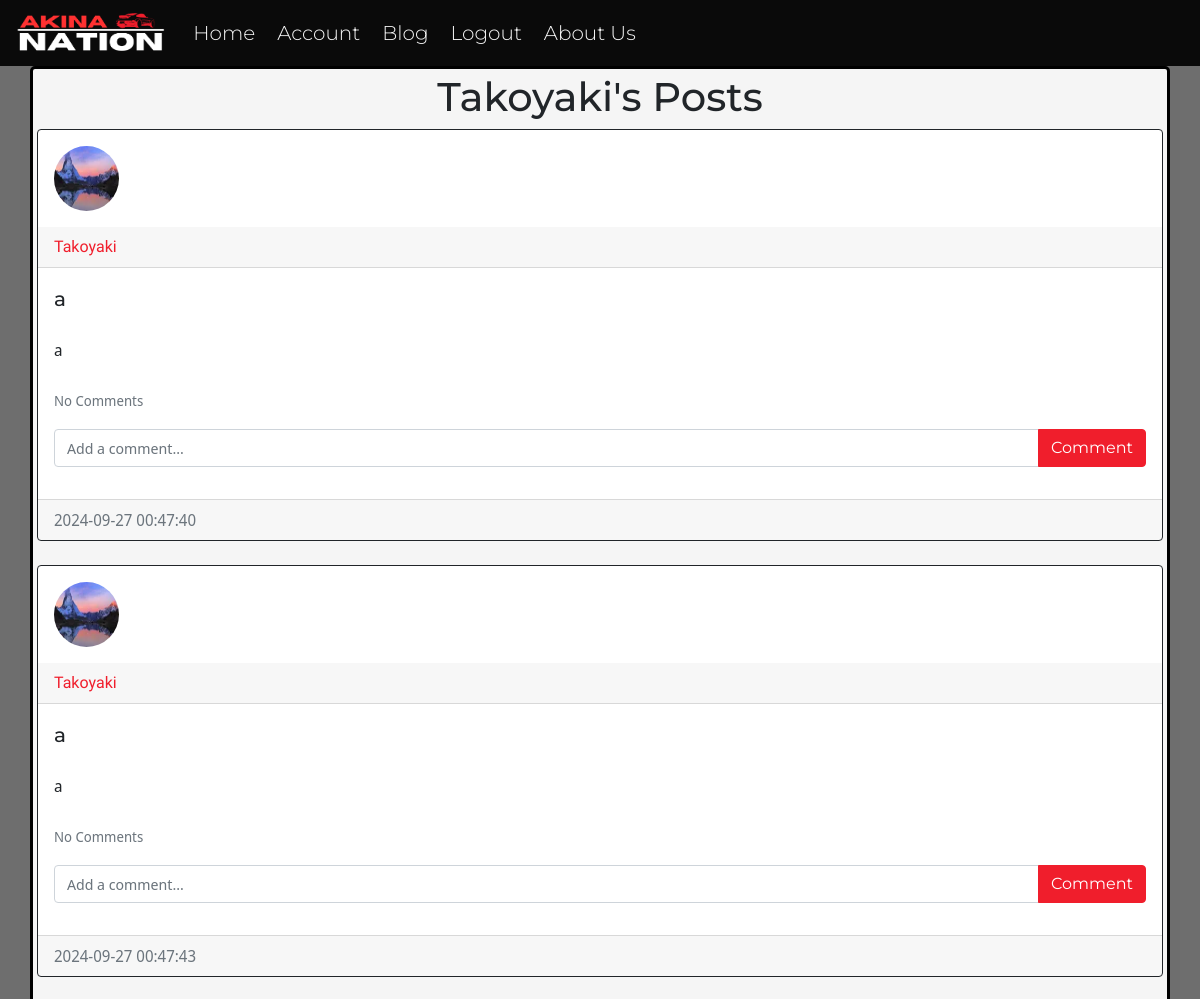
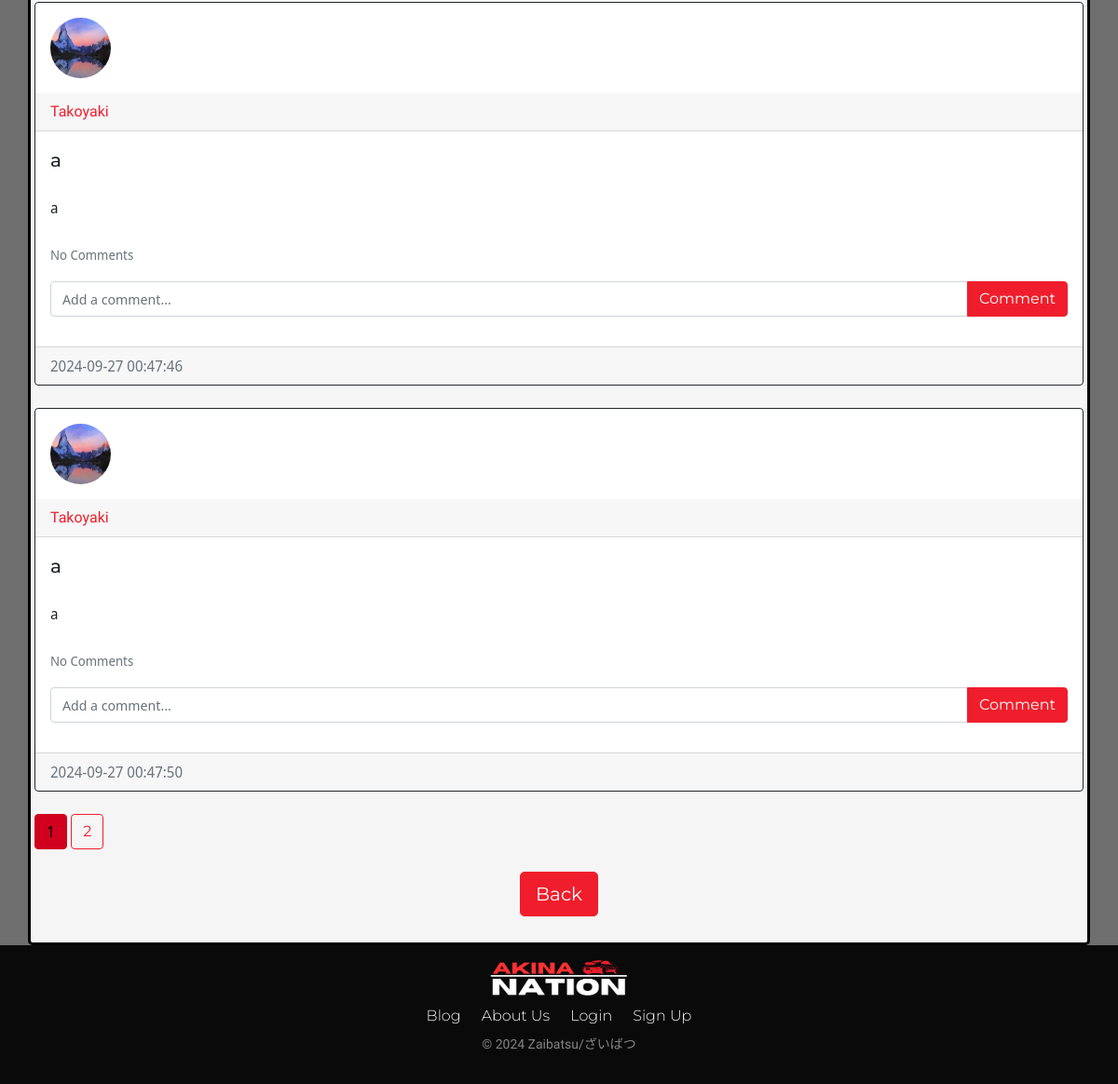
The page /posts/Takoyaki (signed in) on the database its author committed (2 pictures, top to bottom).
### website/models.py (models this page shows)
class User(db.Model, UserMixin):
    id = db.Column(db.Integer, primary_key=True)
    email = db.Column(db.String(150), unique=True)
    username = db.Column(db.String(150), unique=True)
    password = db.Column(db.String(150))
    image_file = db.Column(db.String(20), nullable=False,
                           default='default.png')
    date_created = db.Column(db.DateTime(timezone=True), default=func.now())
    posts = db.relationship('Post', backref='user', passive_deletes=True)
    comments = db.relationship('Comment', backref='user', passive_deletes=True)

class Post(db.Model):
    id = db.Column(db.Integer, primary_key=True)
    title = db.Column(db.String(100), nullable=False)
    text = db.Column(db.Text, nullable=False)
    date_created = db.Column(db.DateTime(timezone=True), default=func.now())
    author = db.Column(db.Integer, db.ForeignKey(
        'user.id', ondelete="CASCADE"), nullable=False)
    comments = db.relationship('Comment', backref='post', passive_deletes=True)

### website/views.py (the view)
@views.route("/posts/<username>")
@login_required
def posts(username):
    user = User.query.filter_by(username=username).first()
    if not user:
        flash('No user with that username exists.', category="error")
        return redirect(url_for('views.home'))
    page = request.args.get('page', 1, type=int)
    posts = Post.query.filter_by(
        author=user.id).paginate(page=page, per_page=4)
    return render_template("posts.html", user=current_user, posts=posts, username=username)

### website/__init__.py (called while the page is built)
def create_app():
    app = Flask(__name__, static_folder='static')
    app.config['SECRET_KEY'] = "lNJrn@]@neV]O.h"
    app.config['SQLALCHEMY_DATABASE_URI'] = f'sqlite:///{DB_NAME}'
    db.init_app(app)
    from .views import views
    from .auth import auth
    app.register_blueprint(views, url_prefix="/")
    app.register_blueprint(auth, url_prefix="/")
    from .models import User, Post, Comment
    with app.app_context():
        db.create_all()
    login_manager = LoginManager()
    login_manager.login_view = "auth.login"
    login_manager.init_app(app)
    @login_manager.user_loader
    def load_user(id):
        return User.query.get(int(id))
    return app

### website/templates/posts.html
{% extends "posts_div.html" %} {% block title %} {{username}}'s Posts {% endblock %}
{% block header %} {{username}}'s Posts {% endblock %}
{% block footer %}
    <div align="center">
        <a href="/blog"><button type="button" class="btn btn-primary btn-lg">Back</button></a>
    </div>
    <br />
{% endblock %}

### website/templates/posts_div.html (shortened to what this page needs)
{% extends "template.html" %} {% block title %}Home{% endblock %}
{% block content %}
<h1 align="center">{% block header %}Posts{% endblock %}</h1>
<div id="posts">
	{% for post in posts %}
	<div class="card border-dark">
    <img class="rounded-circle article-img" src="{{ url_for('static', filename='profile_pics/' + post.user.image_file) }}">
		<div class="card-header d-flex justify-content-between align-items-center">
			<a class="post-username" href="/posts/{{post.user.username}}">{{post.user.username}}</a>
      </div>
			<div class="card-body">
        <div class="card-text post-title">{{post.title}}</div>
				<br />
				<div class="card-text post-content">{{post.text}}</div>
				<br />
        <p class="card-text">
          {% if post.comments|length > 0 %}
          <a data-bs-toggle="collapse" href="#comments-{{post.id}}" role="button">
            <small id="numberComments">View {{post.comments|length}} Comments</small>
          </a>
          {% else %}
          <small class="text-muted" id="noneComments">No Comments</small>
          {% endif %}
        </p>
        <form
          class="input-group mb-3"
          method="POST"
          action="/create-comment/{{post.id}}"
        >
          <input
            type="text"
            id="commentInput"
            name="text"
            class="form-control"
            placeholder="Add a comment..."
          />
          <button type="submit" class="btn btn-primary">Comment</button>
        </form>
			</div>
			<div class="card-footer text-muted">{{post.date_created}}</div>
	  </div>
	<br />
  {% endfor %}
</div>
  {% for page_num in posts.iter_pages(left_edge=1, right_edge=1, left_current=1, right_current=2) %}
    {% if page_num %}
      {% if posts.page == page_num %}
        <a class="btn btn-info mb-4" href="{{ url_for('views.blog', page=page_num)}}">{{ page_num }}</a>
      {% else %}
        <a class="btn btn-outline-info mb-4" href="{{ url_for('views.blog', page=page_num)}}">{{ page_num }}</a>
      {% endif %}
    {% endif %}
  {% endfor%}
{% block footer %}{% endblock %} {% endblock %}

### website/static/styles.css (style rules this page uses)
p { font-size: 18px; font-family: 'Noto Sans Display'; }
.text-muted { font-family: 'Noto Sans Display'; }
h1 { font-family: "Montserrat" }
a { color:#f01e2c; }
body { min-height: 100vh; background-color: #6e6e6e; }
.btn-primary { background-color:#f01e2c; border-color:#f01e2c; font-family: 'Montserrat'; }
.btn-outline-info { color:#f01e2c; border-color:#f01e2c; font-family: 'Montserrat'; }
.btn-info { background-color:#d1001f; border-color:#d1001f; }
.form-control { font-family: 'Noto Sans Display'; }
.post-username { font-family: 'Zen Kaku Gothic New'; color:#f01e2c; text-decoration: none; font-weight: 500; }
.post-title { font-family: 'Montserrat'; font-size: 20px; font-weight: 500; }
.post-content { font-family: 'Noto Sans Display'; font-weight: 400; }
#noneComments { font-size:14px; }
#commentInput { font-size:15px; }
.article-img { height: 65px; width: 65px; margin: 16px; }

### rows shown on the page
User: username "Takoyaki"
Post: image_file (picture), user.username "Takoyaki", title "a", text "a", date_created "2024-09-27 00:47:40"
Post: image_file (picture), user.username "Takoyaki", title "a", text "a", date_created "2024-09-27 00:47:43"
Post: image_file (picture), user.username "Takoyaki", title "a", text "a", date_created "2024-09-27 00:47:46"
Post: image_file (picture), user.username "Takoyaki", title "a", text "a", date_created "2024-09-27 00:47:50"

### other values the page prints
{{ page_num }} "1"
{{ page_num }} "2"
